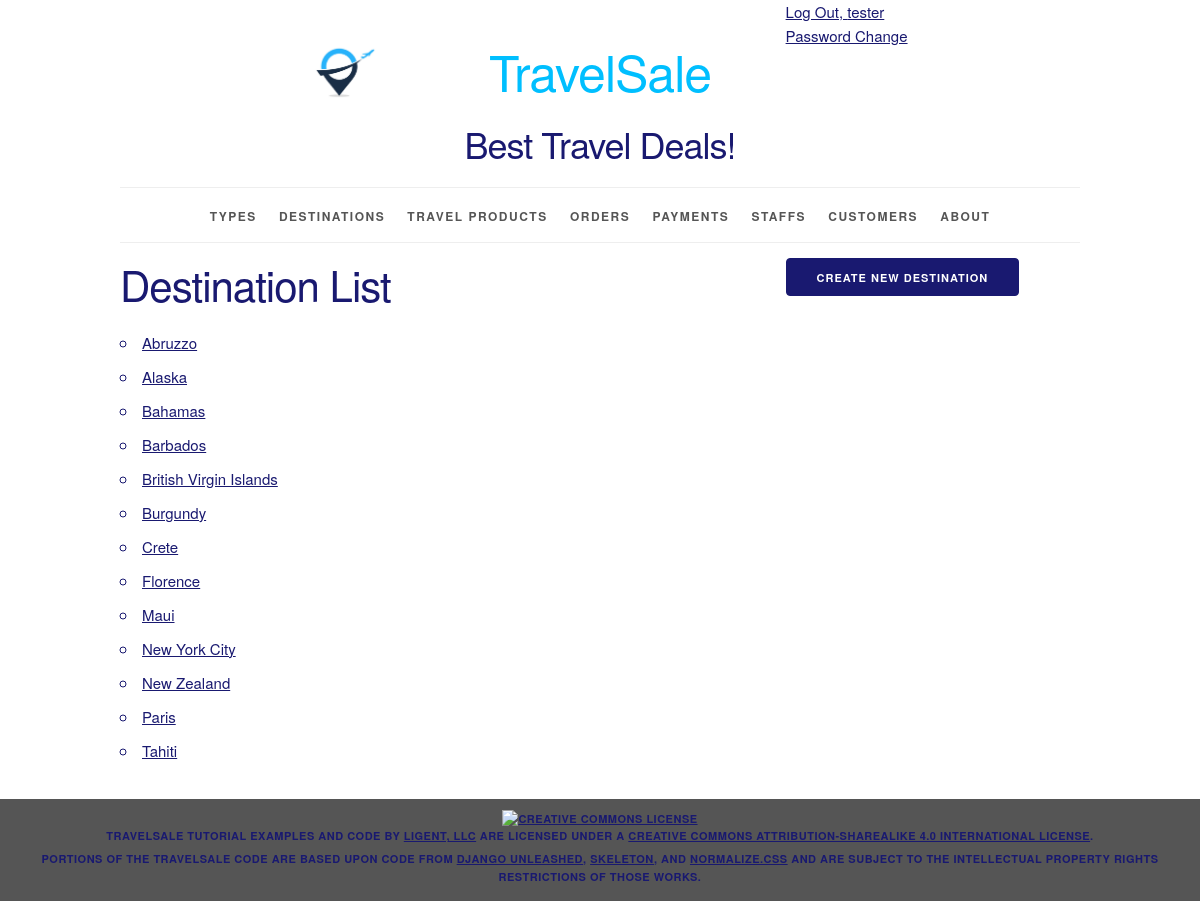
Screenshot of /destination/ (signed in) with the database file from the repository.
### travelsale/models.py (models this page shows, shortened)
class Destination(models.Model):
    destination_id = models.AutoField(primary_key=True)
    destination_name = models.CharField(max_length=50, unique=True)
    def __str__(self):
        return f'{self.destination_name}'
    def get_absolute_url(self):
        return reverse('travelsale_destination_detail_urlpattern',
                        kwargs={'pk': self.pk}
                        )
    class Meta:
        ordering = ['destination_name']

### travelsale/views.py (the view)
class DestinationList(LoginRequiredMixin, PermissionRequiredMixin, ListView):
    model = Destination
    permission_required = 'travelsale.view_destination'

### travelsale/templates/travelsale/destination_list.html (shortened to what this page needs)
{% extends 'travelsale/base.html' %}
{% block create_button %}
    {% if perms.travelsale.add_destination %}
        <a
                href="{% url 'travelsale_destination_create_urlpattern' %}"
                class="button button-primary">
            Create New Destination</a>
    {% endif %}
{% endblock %}
{% block org_content %}
    <h2>Destination List</h2>
    <ul>
        {% for destination in destination_list %}
            <li>
                <a href="{{ destination.get_absolute_url }}">
                    {{ destination }}</a>
            </li>
        {% empty %}
            <li><em>There are currently no destinations available.</em></li>
        {% endfor %}
    </ul>
{% endblock %}

### travelsale/templates/travelsale/base.html (shortened to what this page needs)
{% load static %}
<!DOCTYPE html>
<html lang="en">
<head>
    <link rel="stylesheet" type="text/css"
          href="{% static 'travelsale/normalize.css' %}">
    <link rel="stylesheet" type="text/css"
          href="{% static 'travelsale/skeleton.css' %}">
    <link rel="stylesheet" type="text/css"
          href="{% static 'travelsale/style.css' %}">
</head>
<body>
<div class="container">
    <div class="status row">
        <div class="offset-by-eight four columns">
            <ul class="inline">
                {% if user.is_authenticated %}
                    <li><a href="{% url 'logout_urlpattern' %}">
                        Log Out, {{ user.get_username }}</a></li>
                    <br>
                    <li><a href="{% url 'password_change' %}">
                        Password Change</a></li>
                {% else %}
                    <li><a href="{% url 'login_urlpattern' %}">
                        Log In</a></li>
                    <br>
                    <li><a href="{% url 'signup_urlpattern' %}">
                        Sign Up</a></li>
                {% endif %}
            </ul>
        </div>
    </div>
    <header class="row">
        <div class="offset-by-one ten columns">
            <h1 class="logo">TravelSale</h1>
            <h3>Best Travel Deals!</h3>
        </div>
    </header>
    <nav>
        <ul>
            {% if perms.travelsale.view_type %}
                <li>
                    <a href="{% url 'travelsale_type_list_urlpattern' %}">
                        Types</a></li>
            {% endif %}
            {% if perms.travelsale.view_destination %}
                <li>
                    <a href="{% url 'travelsale_destination_list_urlpattern' %}">
                        Destinations</a></li>
            {% endif %}
            {% if perms.travelsale.view_travelproduct %}
                <li>
                    <a href="{% url 'travelsale_travelproduct_list_urlpattern' %}">
                        Travel Products</a></li>
            {% endif %}
            {% if perms.travelsale.view_order %}
                <li>
                    <a href="{% url 'travelsale_order_list_urlpattern' %}">
                        Orders</a></li>
            {% endif %}
            {% if perms.travelsale.view_payment %}
                <li>
                    <a href="{% url 'travelsale_payment_list_urlpattern' %}">
                        Payments</a></li>
            {% endif %}
            {% if perms.travelsale.view_staff %}
                <li>
                    <a href="{% url 'travelsale_staff_list_urlpattern' %}">
                        Staffs</a></li>
            {% endif %}
            {% if perms.travelsale.view_customer %}
                <li>
                    <a href="{% url 'travelsale_customer_list_urlpattern' %}">
                        Customers</a></li>
            {% endif %}
            <li>
                <a href="{% url 'about_urlpattern' %}">
                    About</a></li>
        </ul>
    </nav>
    <main>
        {% block content %}
            <div class="row">
                <section class="eight columns">
                    {% block org_content %}{% endblock %}
                </section>
                <section class="desktop four columns">
                    {% block create_button %}{% endblock %}
                </section>
            </div>
        {% endblock %}
    </main>
</div>
<footer>
    <p>
        <a rel="license" href="http://creativecommons.org/licenses/by-sa/4.0/">
            <img alt="Creative Commons License" style="border-width:0"
                 src="https://i.creativecommons.org/l/by-sa/4.0/88x31.png"/>
        </a><br/><span property="dct:title">TravelSale Tutorial Examples and Code</span>
        by
        <a href="https://www.ligent.net" property="cc:attributionName"
           rel="cc:attributionURL">Ligent, LLC</a> are licensed under a
        <a rel="license" href="http://creativecommons.org/licenses/by-sa/4.0/">Creative Commons Attribution-ShareAlike
            4.0 International License</a>.
    </p>
    <p>Portions of the TravelSale code are based upon code from
        <a href="https://django-unleashed.com">Django Unleashed</a>,
        <a href="http://getskeleton.com/">Skeleton</a>, and
        <a href="https://necolas.github.io/normalize.css/">Normalize.css</a> and
        are subject to the intellectual property rights restrictions of those works.
    </p>
</footer>
</body>
</html>

### travelsale/static/travelsale/skeleton.css (style rules this page uses)
.container { position: relative; width: 100%; max-width: 960px; margin: 0 auto; padding: 0 20px; box-sizing: border-box; }
.column, .columns { width: 100%; float: left; box-sizing: border-box; }
@media (min-width: 400px) { .container { width: 85%; padding: 0; } }
@media (min-width: 550px) { .container { width: 80%; } }
@media (min-width: 550px) { .column, .columns { margin-left: 4%; } }
@media (min-width: 550px) { .column:first-child, .columns:first-child { margin-left: 0; } }
@media (min-width: 550px) { .four.columns { width: 30.6666666667%; } }
@media (min-width: 550px) { .eight.columns { width: 65.3333333333%; } }
@media (min-width: 550px) { .ten.columns { width: 82.6666666667%; } }
@media (min-width: 550px) { .offset-by-one.column, .offset-by-one.columns { margin-left: 8.66666666667%; } }
@media (min-width: 550px) { .offset-by-eight.column, .offset-by-eight.columns { margin-left: 69.3333333333%; } }
html { font-size: 62.5%; }
body { font-size: 1.5em; line-height: 1.6; font-weight: 400; font-family: "Raleway", "HelveticaNeue", "Helvetica Neue", Helvetica, Arial, sans-serif; color: #191970; }
h1, h2, h3, h4, h5, h6 { margin-top: 0; margin-bottom: 2rem; font-weight: 300; }
h1 { font-size: 4.0rem; line-height: 1.2; letter-spacing: -.1rem; color: #00BFFF; }
h2 { font-size: 3.6rem; line-height: 1.25; letter-spacing: -.1rem; }
h3 { font-size: 3.0rem; line-height: 1.3; letter-spacing: -.1rem; color: #191970; }
@media (min-width: 550px) { h1 { font-size: 5.0rem; } }
@media (min-width: 550px) { h2 { font-size: 4.2rem; } }
@media (min-width: 550px) { h3 { font-size: 3.6rem; } }
p { margin-top: 0; }
a { color: #191970; }
.button, button, input[type="submit"], input[type="reset"], input[type="button"] { display: inline-block; height: 38px; padding: 0 30px; color: #555; text-align: center; font-size: 11px; font-weight: 600; line-height: 38px; letter-spacing: .1rem; text-transform: uppercase; text-decoration: none; white-space: nowrap; background-color: transparent; border-radius: 4px; border: 1px solid #bbb; cursor: pointer; box-sizing: border-box; }
.button.button-primary, button.button-primary, input[type="submit"].button-primary, input[type="reset"].button-primary, input[type="button"].button-primary { color: #FFF; background-color: #191970; border-color: #191970; }
ul { list-style: circle inside; }
ol, ul { padding-left: 0; margin-top: 0; }
li { margin-bottom: 1rem; }
button, .button { margin-bottom: 1rem; }
pre, blockquote, dl, figure, table, p, ul, ol, form { margin-bottom: 2.5rem; }
.container:after, .row:after, .u-cf { content: ""; display: table; clear: both; }

### travelsale/static/travelsale/style.css (style rules this page uses)
.desktop { display: none; }
@media (min-width: 550px) { .desktop { display: block; } }
html { height: 100%; background-color: #555; }
body { background-color: white; }
body>div>header { text-align: center;; }
header h1 { display: inline-block; font-weight: normal; font-style: normal; width: 100%; margin-top: 0; padding-top: 0; }
.logo { padding-top: 50px; background-image: url("/static/travelsale/logo.png"); background-size: 50px; background-repeat: no-repeat; background-position: top; }
@media (min-width: 750px) { .logo { padding-top: 0; background-size: contain; background-position: 0% 0%; } }
@media (min-width: 1000px) { .logo { background-position: 10% 0%; } }
@media (min-width: 1200px) { .logo { background-position: 15% 0%; } }
nav { border-top: 1px solid #eee; width: 100%; border-bottom: 1px solid #eee; margin: 0 0 1em; padding: 0; }
nav ul { margin: 0; padding: 1em 0; list-style-type: none; text-align: center; }
nav ul li { display: inline; padding: 0; margin: 0 0.25em; font-weight: 600; text-transform: uppercase; text-align: center; font-size: 1rem; letter-spacing: .10rem; }
@media (min-width: 400px) { nav ul li { letter-spacing: .15rem; font-size: 1.2rem; margin: 0 0.5em; } }
@media (min-width: 550px) { nav ul li { margin: 0 0.75em; } }
nav ul li a { color: #555; text-decoration: none; background-color: transparent; cursor: pointer; }
.inline { list-style-type: none; padding: 0; margin: 0 0 -0.5em; }
.inline li { display: inline; }
body>footer { width: 100%; background-color: #555; font-size: 1.1rem; letter-spacing: .05rem; font-weight: 600; text-transform: uppercase; text-align: center; padding: 1em 0; margin: 1em 0; }
body>footer p { margin-bottom: 0.5rem; }

### rows the page displays
Destination: destination_name "Abruzzo"
Destination: destination_name "Alaska"
Destination: destination_name "Bahamas"
Destination: destination_name "Barbados"
Destination: destination_name "British Virgin Islands"
Destination: destination_name "Burgundy"
Destination: destination_name "Crete"
Destination: destination_name "Florence"
Destination: destination_name "Maui"
Destination: destination_name "New York City"
Destination: destination_name "New Zealand"
Destination: destination_name "Paris"
Destination: destination_name "Tahiti"

### other values shown
{{ user.get_username }} "tester"
